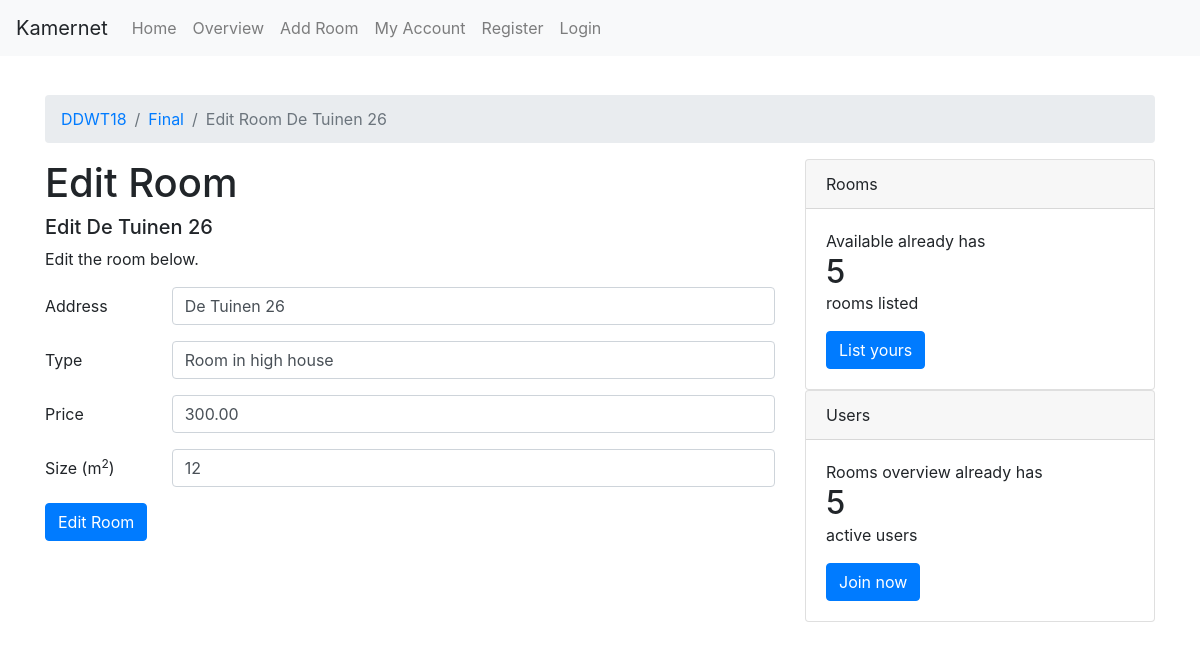
/DDWT18/final/edit/?room_id=1&user_id=1 (signed in), run on an earlier commit of the app's database.
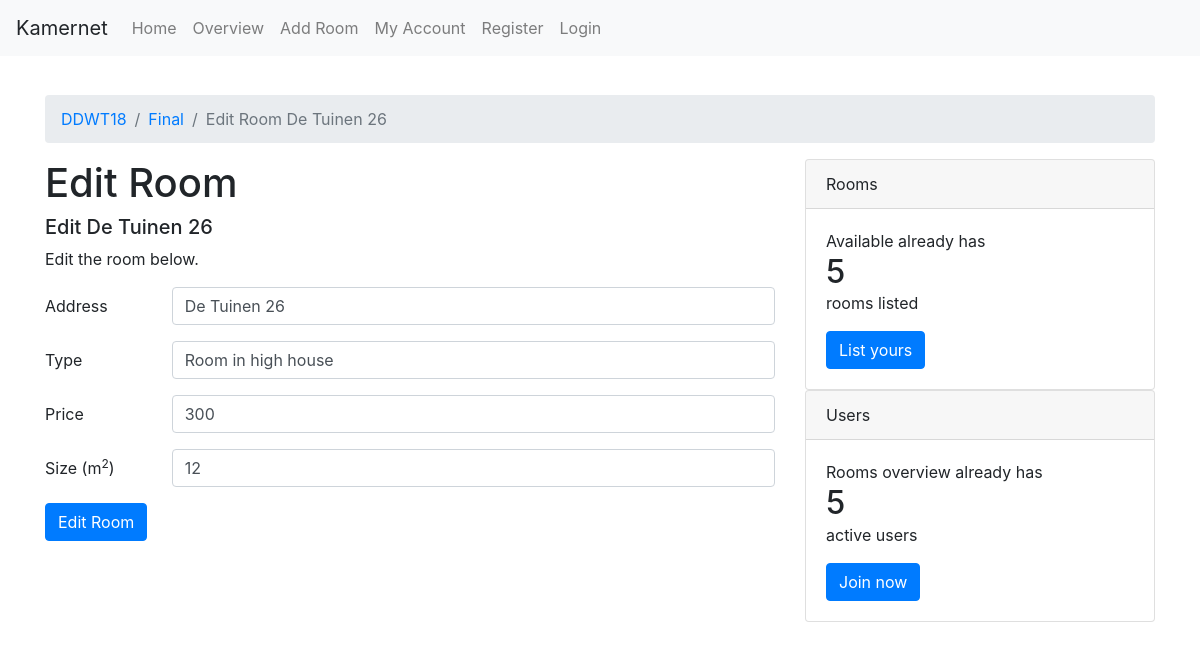
And on a later commit of the database.
### tables this page shows
CREATE TABLE `rooms` (
  `id` int(11) NOT NULL,
  `address` varchar(255) NOT NULL,
  `type` varchar(255) NOT NULL,
  `price` int(3) NOT NULL,
  `size` int(3) NOT NULL,
  `owner` int(11) NOT NULL
);

### views/new.php (the view, shortened to what this page needs)
<!doctype html>
<html lang="en">
<head>
    <link rel="stylesheet" href="https://stackpath.bootstrapcdn.com/bootstrap/4.1.3/css/bootstrap.min.css">
    <link rel="stylesheet" href="/DDWT18/final/css/main.css">
</head>
<body>
<?= $navigation ?>
<div class="container">
    <div class="pd-15">&nbsp</div>
    <?= $breadcrumbs ?>
    <div class="row">
        <div class="col-md-8">
            <h1><?= $page_title ?></h1>
            <h5><?= $page_subtitle ?></h5>
            <p><?= $page_content ?></p>
            <form action="<?= $form_action ?>" method="POST">
                <div class="form-group row">
                    <label for="inputAddress" class="col-sm-2 col-form-label">Address</label>
                    <div class="col-sm-10">
                        <input type="text" class="form-control" id="inputAddress" name="Address"
                               value="<?php if (isset($room_info)){echo $room_info['address'];} ?>" required>
                    </div>
                </div>
                <div class="form-group row">
                    <label for="inputType" class="col-sm-2 col-form-label">Type</label>
                    <div class="col-sm-10">
                        <input type="text" class="form-control" id="inputType" name="Type"
                               value="<?php if (isset($room_info)){echo $room_info['type'];} ?>" required>
                    </div>
                </div>
                <div class="form-group row">
                    <label for="inputPrice" class="col-sm-2 col-form-label">Price</label>
                    <div class="col-sm-10">
                        <input type="number" class="form-control" id="inputPrice" name="Price"
                               value="<?php if (isset($room_info)){echo $room_info['price'];} ?>" required>
                    </div>
                </div>
                <div class="form-group row">
                    <label for="inputSize" class="col-sm-2 col-form-label">Size (m<sup>2</sup>)</label>
                    <div class="col-sm-10">
                        <input type="number" class="form-control" id="inputSize" name="Size"
                               value="<?php if (isset($room_info)){echo $room_info['size'];} ?>" required>
                    </div>
                </div>
                <div class="form-group row">
                    <div class="col-sm-10">
                        <button type="submit" class="btn btn-primary"><?= $submit_btn ?></button>
                    </div>
                </div>
            </form>
        </div>
        <div class="col-md-4">
        </div>
    </div>
</div>
</body>
</html>

What changed in the data, as far as the page shows it:
changed rooms "Edit De Tuinen 26": Price "300.00" → "300"
